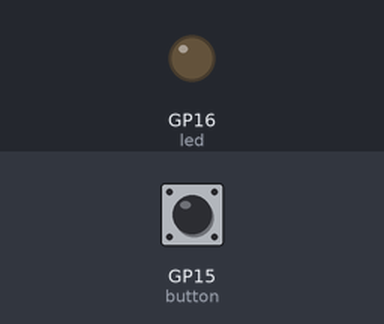
A program run on a simulated Raspberry Pi Pico running MicroPython. Parts: output pins drawn as LEDs (lit = HIGH). Inputs (shaded band) come from the test bench; at power-on: GP15 (button) LOW.

Above: at 1.2 s.
1.3 s: GP15 (button) pulled HIGH for 0.15 s
At 1.38 s:
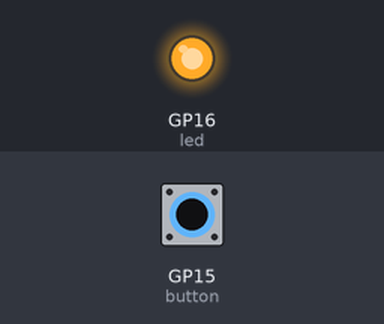
2.9 s: GP15 (button) pulled HIGH for 3.2 s
At 7.5 s:
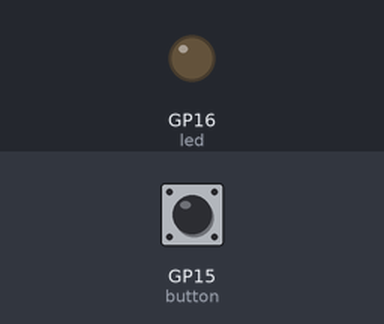
Timing chart, 0 to 9.0 s (numbered marks = the images above; inputs shaded):
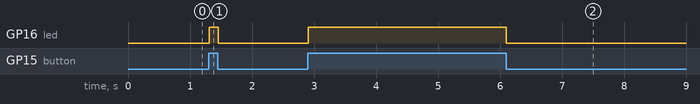

Measured:
- after the input at 1.3 s, GP16 (led): LOW → HIGH at once, → LOW 0.15 s later
- after the input at 2.9 s, GP16 (led): LOW → HIGH at once, → LOW 3.2 s later

The program:

02_button_input.py
```python
"""
Raspberry Pi Pico - Beginner Program 2: Button Input
===================================================

This program demonstrates how to read input from a button
and respond to it by controlling an LED.

Hardware required:
- Raspberry Pi Pico
- Pushbutton
- 10K ohm resistor (for pull-down)
- LED
- 220 ohm resistor (for LED)
- Breadboard and jumper wires

Connections:
- Connect one side of the button to 3.3V
- Connect the other side of the button to GPIO pin 15
- Connect a 10K resistor from GPIO pin 15 to GND (pull-down)
- Connect the LED's anode (longer leg) to GPIO pin 16 through a 220 ohm resistor
- Connect the LED's cathode (shorter leg) to GND

Instructions:
1. Set up the circuit as described above
2. Upload this program to the Pico
3. Press the button to turn on the LED

Concepts covered:
- Digital input with pull-down resistor
- Reading button state
- Conditional statements
- Controlling an output based on input
"""

import machine
import time

# Set up the button on GPIO pin 15 with a pull-down resistor
button = machine.Pin(15, machine.Pin.IN)

# Set up the LED on GPIO pin 16
led = machine.Pin(16, machine.Pin.OUT)

# Main loop
while True:
    # Read the button state
    button_state = button.value()

    # If button is pressed (HIGH), turn on the LED
    if button_state == 1:
        led.value(1)  # Turn on LED
    else:
        led.value(0)  # Turn off LED

    # Small delay to prevent reading the button too quickly
    time.sleep(0.01)
```
